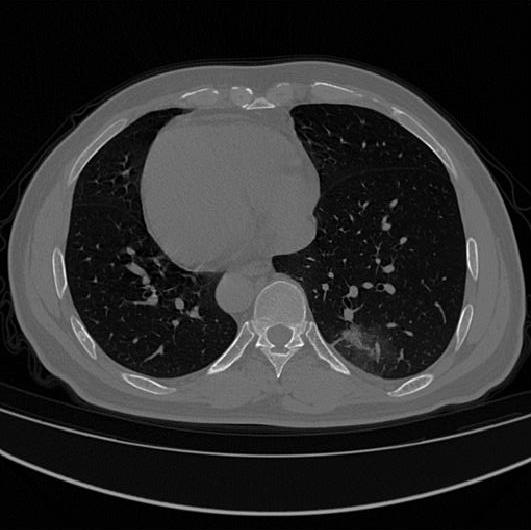
%> input picture ACL_Image/100.png, 531 x 530 px; its folder holds only this picture in this run
$ octave ACL.m   (GNU Octave 9; MATLAB toolbox functions it lacks are replaced by stand-ins)
%> lines starting %> are read from the running program, lines starting %| are printed output that depends on the picture; in (x1, y1, x2, y2) boxes, pixels count from 0 and x2, y2 are one past the last pixel; in counts of white or black regions, pixels touching at a corner belong together; the program's own positions count from 1
### lung_seg.m
function I1=lung_seg(img)
[~,~,z]=size(img);

if z>1
    I=rgb2gray(img);
else
    I=img;
end

tI=IterationThreshold(I,1);%全局阈值
se=strel('disk',5);
tI=~tI;%取反
tI=imclose(tI,se);%闭运算
tI=~tI;%取反
tI=getConnectionArea(tI);%获取最大连通区域
hI=imfill(tI,'holes');%孔洞填充
[x_hI,y_hI] = size(hI);
lung_white = [];

for i=1:x_hI
    for j=1:y_hI
        if hI(i,j)>0
            lung_white = [lung_white,I(i,j)];
        end
    end
end

thresh=segmentation2(lung_white);
tI=im2bw(I,thresh(3));
tI=~tI;%取反
se=strel('disk',5);
tI=imclose(tI,se);%闭运算
tI=~tI;%取反
tI=getConnectionArea(tI);%获取最大连通区域
hI=imfill(tI,'holes');%孔洞填充
tI=hI-tI;%掩膜相减
I1=deleteConnectionArea(tI,3000);
end

### IterationThreshold.m
function [OI]=IterationThreshold(II,TF)
%迭代阈值法
%初始阈值为平均值，之后进行迭代直至稳定
%II为输入图像，OI为输出图像
%TF为真假，为真时高于阈值的像素为1，为假时高于阈值的像素为0

T0=mean(mean(II));
[x,y]=size(II);
OI=II;
tOriginal=T0;
b=1;
while(b)
    ifg=0;
    ibg=0;
    fnum=0;
    bnum=0;
    for i=1:x
        for j=1:y
            temp=II(i,j);
            if(temp>=tOriginal)
                ifg=ifg+1;
                fnum=fnum+double(temp);
            else
                ibg=ibg+1;
                bnum=bnum+double(temp);
            end
        end
    end
    zo=fnum/ifg;
    zb=bnum/ibg;
    if(tOriginal==(uint16((zo+zb)/2)))
        b=0;
    else
        tOriginal=uint16((zo+zb)/2);
    end
end
T0=tOriginal;
for i=1:x
    for j=1:y
        if II(i,j)>T0
            OI(i,j)=1*TF;
        end
        if II(i,j)<=T0
            OI(i,j)=0*TF;
        end
    end
end
end

### getConnectionArea.m
function OI=getConnectionArea(II)
%最大连通分量的提取
%II为输入二值图像，OI为输出图像
    L=bwlabel(II,4);
    OI=II;
    stats = regionprops(L);
    Ar = cat(1, stats.Area);
    ind=find(Ar==max(Ar));
    if sum(sum(L))~=0
        OI(L~=ind(1))=0;%将其他区域置为0
    end
end

### segmentation2.m
function thresh=segmentation2(img)
[~,~,z]=size(img);
if z>1
    I1=rgb2gray(img);
else
    I1=img;
end
thresh1=graythresh(I1);
[x,y]=size(I1);
I2=I1;
thresh_image_1=[];

for i=1:x
    for j=1:y
        if I2(i,j)<=thresh1*255
            thresh_image_1=[thresh_image_1,I2(i,j)];
        end
    end
end

thresh2=graythresh(thresh_image_1);
I3=I2;
thresh_image_2=[];

for i=1:x
    for j=1:y
        if I3(i,j)<thresh2*255
            I3(i,j)=0;
        end
        if I3(i,j)>=thresh2*255
            thresh_image_2=[thresh_image_2,I3(i,j)];
        end
    end
end

thresh3=graythresh(thresh_image_2);
thresh=[thresh1,thresh2,thresh3];
end

### deleteConnectionArea.m
function OI=deleteConnectionArea(II,S)
%最大连通分量的提取
%II为输入二值图像，OI为输出图像
    L=bwlabel(II,4);
    OI=II;
    stats = regionprops(L);
    Ar = cat(1, stats.Area);
    ind = find(Ar<S);
    x=size(ind,1);
    for i=1:x
        OI(L==ind(i))=0;%将其他区域置为0
    end
end

### contrast.m
function cg = contrast(f) %f为输入图像，cg为输出的对比度数值
[~,~,z]=size(f);
if z>1
    f=rgb2gray(f);
end
[m,n] = size(f);%求原始图像的行数m和列数n
g = padarray(f,[1 1],'symmetric','both');%对原始图像进行扩展，比如50*50的图像，扩展后变成52*52的图像，
%扩展只是对原始图像的周边像素进行复制的方法进行
[r,c] = size(g);%求扩展后图像的行数r和列数c
g = double(g); %把扩展后图像转变成双精度浮点数
k = 0; %定义一数值k，初始值为0
for i=2:r-1
    for j=2:c-1
        k = k+(g(i,j-1)-g(i,j))^2+(g(i-1,j)-g(i,j))^2+(g(i,j+1)-g(i,j))^2+(g(i+1,j)-g(i,j))^2;
    end
end
cg = k/(4*(m-2)*(n-2)+3*(2*(m-2)+2*(n-2))+4*2);%求原始图像对比度

### ACL.m
clear
clc

block_lung_min=1000;
f=ones(9)/81;
conn=8;
every_thresh=zeros([3400,4]);

A='ACL_Image\';%数据集地址
B='ACL_GroundTrue\';%GroundTrue地址
t=dir(A);
tt=struct2cell(t)';
[xx,~]=size(tt);
for img=3:xx
    name=tt(img,1);
    image=imread(strcat(A,name{1,1}));
%> image is the input picture: size 530x531x3 uint8; min 0, max 255, mean 45.2
    gt=imread(strcat(B,name{1,1}));%标签

    lung=lung_seg(image);
%> in IterationThreshold, `T0=mean(mean(II));`: T0 = 45.22
%> the loop in IterationThreshold, `while(b)` made 3 passes
%> (zo, zb, tOriginal) on passes 1 to 2: (106.2, 9.6, 58), (107.5, 10.15, 59)
%> (zo, zb) on pass 3: (107.6, 10.19)
%> after the loop in IterationThreshold, `while(b)`: b = 0
%> in IterationThreshold, `T0=tOriginal;`: T0 = 59
%> after the loop in IterationThreshold, `for i=1:x`:
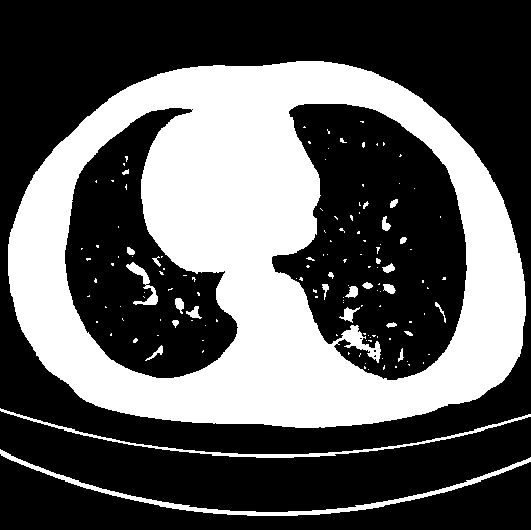
%> OI: size 530x531 uint8; values 0 (black) and 1 (white), 35.9% white; 138 white regions (111 under 20 px), largest, box (x1, y1, x2, y2) and area: (8, 61, 526, 428) 94774, (0, 449, 531, 516) 2456, (0, 408, 531, 458) 1578
%> in lung_seg, `tI=imclose(tI,se);`: tI: size 530x531 logical; 66.4% white; 6 black regions (2 under 20 px), largest, box (x1, y1, x2, y2) and area: (8, 61, 526, 428) 94126, (343, 329, 361, 346) 225, (344, 309, 353, 320) 87, (148, 295, 158, 305) 82
%> in lung_seg, `tI=~tI;`: tI: size 530x531 logical; 33.6% white; 6 white regions (2 under 20 px)
%> in getConnectionArea, `L=bwlabel(II,4);`:
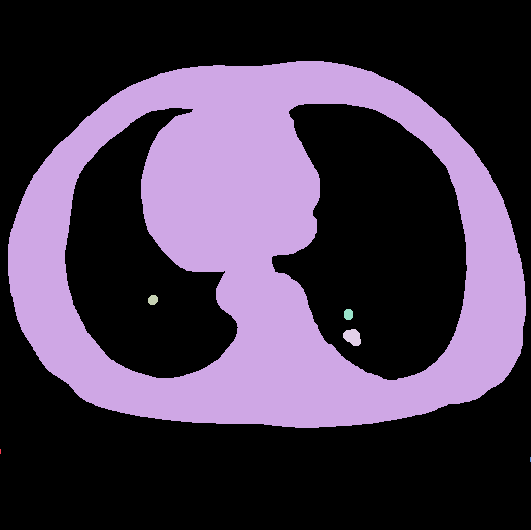
%> L: size 530x531 double; 7 distinct labels, from 0 to 6; one colour per label, 0 black
%> in getConnectionArea, `stats = regionprops(L);`: stats = 6 regions; box (x1, y1, x2, y2), Area and Centroid: (8, 61, 526, 428) 94126 [260.4 253.3], (343, 329, 361, 346) 225 [353.2 337.7], (344, 309, 353, 320) 87 [349 315], (148, 295, 158, 305) 82 [153.5 300.5], (0, 449, 1, 454) 5 [1 452], (530, 457, 531, 462) 5 [531 460]
%> in getConnectionArea, `Ar = cat(1, stats.Area);`: Ar = [5; 94126; 82; 225; 87; 5]
%> in getConnectionArea, `ind=find(Ar==max(Ar));`: ind = 2
%> in getConnectionArea, `OI(L~=ind(1))=0;`: OI: size 530x531 logical; 33.4% white; 1 white region, box (x1, y1, x2, y2) and area: (8, 61, 526, 428) 94126
%> in lung_seg, `hI=imfill(tI,'holes');`: hI: size 530x531 logical; 55.3% white; 1 black region, box (x1, y1, x2, y2) and area: (0, 0, 531, 530) 125760
%> in segmentation2, `thresh1=graythresh(I1);`: thresh1 = 0.243
%> in segmentation2, `thresh2=graythresh(thresh_image_1);`: thresh2 = 0.102
%> in segmentation2, `thresh3=graythresh(thresh_image_2);`: thresh3 = 0.29
%> in segmentation2, `thresh=[thresh1,thresh2,thresh3];`: thresh = [0.243 0.102 0.29]
%> in lung_seg, `tI=im2bw(I,thresh(3));`: tI: size 530x531 logical; 35.1% white; 89 white regions (64 under 20 px), largest, box (x1, y1, x2, y2) and area: (8, 61, 526, 428) 93650, (0, 449, 531, 516) 2239, (0, 409, 531, 458) 1372
%> in lung_seg, `tI=imclose(tI,se);`:
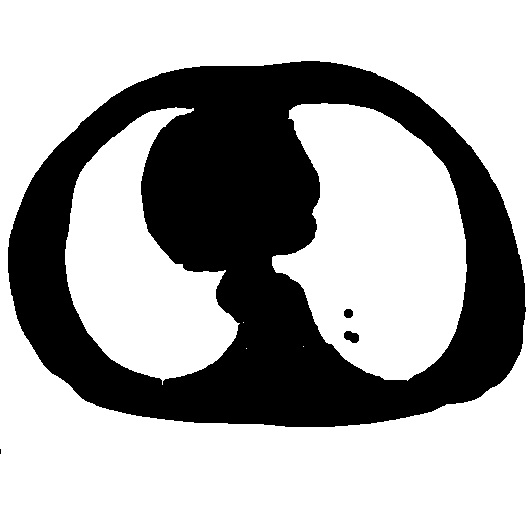
%> tI: size 530x531 logical; 66.8% white; 4 black regions (1 under 20 px), largest, box (x1, y1, x2, y2) and area: (8, 61, 526, 427) 93198, (344, 331, 359, 343) 132, (344, 309, 353, 318) 69
%> in lung_seg, `tI=~tI;`: tI: size 530x531 logical; 33.2% white; 4 white regions (1 under 20 px)
%> in getConnectionArea (call 2), `L=bwlabel(II,4);`: L: size 530x531 double; 5 distinct labels, from 0 to 4
%> in getConnectionArea (call 2), `stats = regionprops(L);`: stats = 4 regions; box (x1, y1, x2, y2), Area and Centroid: (8, 61, 526, 427) 93198 [260.4 253.2], (344, 331, 359, 343) 132 [352.2 337.4], (344, 309, 353, 318) 69 [349 314], (0, 449, 1, 454) 5 [1 452]
%> in getConnectionArea (call 2), `OI(L~=ind(1))=0;`: OI: size 530x531 logical; 33.1% white; 1 white region, box (x1, y1, x2, y2) and area: (8, 61, 526, 427) 93198
%> in lung_seg, `hI=imfill(tI,'holes');`: hI: size 530x531 logical; 55.2% white; 1 black region, box (x1, y1, x2, y2) and area: (0, 0, 531, 530) 126175
%> in lung_seg, `tI=hI-tI;`: tI: size 530x531 double; values 0 (black) and 1 (white), 22.1% white; 5 white regions (3 under 20 px)
%> in deleteConnectionArea, `L=bwlabel(II,4);`:
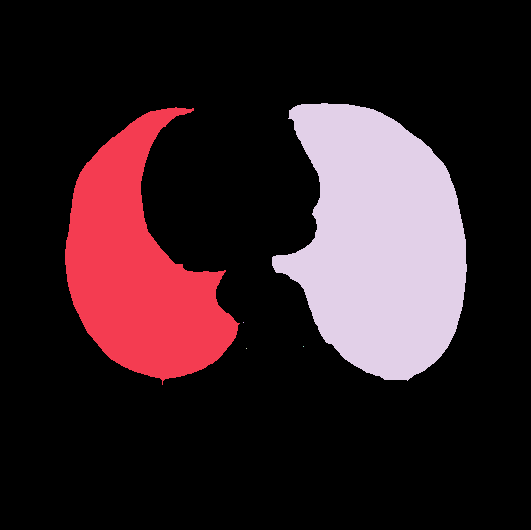
%> L: size 530x531 double; 6 distinct labels, from 0 to 5; one colour per label, 0 black
%> in deleteConnectionArea, `stats = regionprops(L);`: stats = 5 regions; box (x1, y1, x2, y2), Area and Centroid: (272, 103, 467, 381) 36901 [379.9 242.6], (65, 107, 240, 385) 25153 [138.8 269], (243, 322, 244, 323) 1 [244 323], (246, 348, 247, 349) 1 [247 349], (303, 346, 304, 347) 1 [304 347]
%> in deleteConnectionArea, `Ar = cat(1, stats.Area);`: Ar = [25153; 1; 1; 36901; 1]
%> in deleteConnectionArea, `ind = find(Ar<S);`: ind = [2; 3; 5]
%> in deleteConnectionArea, `x=size(ind,1);`: x = 3
%> the loop in deleteConnectionArea, `for i=1:x` made 3 passes
%> after the loop in deleteConnectionArea, `for i=1:x`: OI: size 530x531 double; values 0 (black) and 1 (white), 22% white; 2 white regions
    precision=50;
    duibidu_image=contrast(image);
%> after the loop in contrast, `for i=2:r-1`: k = 120312244
%> in contrast, `cg = k/(4*(m-2)*(n-2)+3*(2*(m-2)+2*(n-2))+4*2);`: cg = 107.1
%> duibidu_image = 107.1

    if sum(sum(lung))>block_lung_min%无肺区域不分割
        lung=lung_seg(image);
%> the loop in IterationThreshold (call 2), `while(b)` made 3 passes
%> in getConnectionArea (call 3), `stats = regionprops(L);`: stats = 6 regions; box (x1, y1, x2, y2), Area and Centroid: (8, 61, 526, 428) 94126 [260.4 253.3], (343, 329, 361, 346) 225 [353.2 337.7], (344, 309, 353, 320) 87 [349 315], (148, 295, 158, 305) 82 [153.5 300.5], (0, 449, 1, 454) 5 [1 452], (530, 457, 531, 462) 5 [531 460]
%> in getConnectionArea (call 4), `stats = regionprops(L);`: stats = 4 regions; box (x1, y1, x2, y2), Area and Centroid: (8, 61, 526, 427) 93198 [260.4 253.2], (344, 331, 359, 343) 132 [352.2 337.4], (344, 309, 353, 318) 69 [349 314], (0, 449, 1, 454) 5 [1 452]
%> in deleteConnectionArea (call 2), `stats = regionprops(L);`: stats = 5 regions; box (x1, y1, x2, y2), Area and Centroid: (272, 103, 467, 381) 36901 [379.9 242.6], (65, 107, 240, 385) 25153 [138.8 269], (243, 322, 244, 323) 1 [244 323], (246, 348, 247, 349) 1 [247 349], (303, 346, 304, 347) 1 [304 347]
%> the loop in deleteConnectionArea (call 2), `for i=1:x` made 3 passes
        str=strel('disk',5);
        lung=imerode(lung,str);
%> lung: size 530x531 double; values 0 (black) and 1 (white), 19.6% white; 2 white regions, box (x1, y1, x2, y2) and area: (276, 107, 463, 376) 33452, (69, 112, 234, 375) 21753
        [x,y]=size(lung);
%> x = 530; y = 531
        a = sum(lung,1);
%> a = 531 values, max 256 at index 368, min 0 at index 1, mean 104
        tmp = a>0;
%> tmp = 531 logical values, 352 true
        loc = find(tmp==1);
%> loc = 352 values from 70 to 463
        y_left = loc(1);
%> y_left = 70
        y_right = loc(size(loc,2));
%> y_right = 463
        a = sum(lung,2);
%> a = 530 values, max 313 at index 277, min 0 at index 1, mean 104.2
        tmp = a>0;
%> tmp = 530 logical values, 269 true
        loc = find(tmp==1);
%> loc = 269 values from 108 to 376
        x_up = loc(1);
%> x_up = 108
        x_down = loc(size(loc,1));
%> x_down = 376
        lung_cut = lung(x_up:x_down,y_left:y_right);
%> lung_cut: size 269x394 double; values 0 (black) and 1 (white), 52.1% white; 3 black regions, box (x1, y1, x2, y2) and area: (0, 0, 317, 269) 44993, (257, 0, 394, 159) 4203, (338, 163, 394, 269) 1585
        image_cut = image(x_up:x_down,y_left:y_right,:);
        [row,col] = size(lung_cut);
%> row = 269; col = 394
        half_col = floor(col/2.0);
%> half_col = 197
        half_row = floor(row/2.0);
%> half_row = 134

        if duibidu_image<300
            all_thresh=[];
            step_col = floor(col*0.5)-1;
%> step_col = 196
            step_row =  floor(row*0.5)-1;
%> step_row = 133
            window_row = floor(row*0.5);
%> window_row = 134
            window_col = floor(col*0.5);
%> window_col = 197

            for i=1:step_row:row - window_row
                for j=1:step_col:col - window_col
                    flag = sum(sum(lung_cut(i:i + window_row-1,j:j + window_col-1,:)));
                    %当前子块的肺部像素和
                    if flag>block_lung_min
                        tmp = image_cut(i:i + window_row-1,j:j + window_col-1,:);
                        %imshow(tmp);
                        all_thresh = [all_thresh;segmentation2(tmp)];
                    end
                end
            end
%> after the loop, all_thresh = [0.243 0.0941 0.282; 0.231 0.0824 0.267; 0.251 0.102 0.294; 0.271 0.118 0.325]

            %% 上色
            [x_image_cut,y_image_cut,~]=size(image_cut);
%> x_image_cut = 269; y_image_cut = 394
            flag_map=zeros([x_image_cut,y_image_cut]);

            for i=1:step_row:row - half_row
                for j=1:step_col:col - half_col
                    flag = sum(sum(lung_cut(i:i + half_row-1,j:j + half_col-1,:)));
                    if flag>block_lung_min
                        if size(all_thresh,1)>1
                            max_thresh = max(all_thresh);
                        end
                        if size(all_thresh,1)==1
                            max_thresh = all_thresh;
                        end
                        tmp = image_cut(i:i + half_row-1,j:j + half_col-1,:);
                        ill = segmentation3(tmp,max_thresh);
                        class=segmentation4(tmp,ill);
                        %         imshow(class);
                        [x_class,y_class,~]=size(class);

                        for m=1:x_class
                            for n=1:y_class
                                if class(m,n,3)==100%病灶
                                    flag_map(i+m,j+n)=flag_map(i+m,j+n)+1;
                                end
                                if class(m,n,3)==200%正常
                                    flag_map(i+m,j+n)=flag_map(i+m,j+n)-1;
                                end
                            end
                        end

                        [~,~,class_z]=size(class);

                        if class_z==3
                            tmp = class(:,:,:);
                        end
                    end
                end
            end
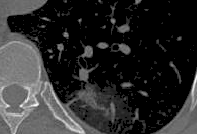
%> ill: size 134x197 uint8; min 0, max 251, mean 43.5
%> after the loop, class_z = 3; max_thresh = [0.271 0.118 0.325]; x_class = 134; y_class = 197

            for i=1:step_row:row - half_row
                for j=1:step_col:col - half_col
                    flag = sum(sum(lung_cut(i:i + half_row-1,j:j + half_col-1,:)));
                    if flag>block_lung_min
                        if size(all_thresh,1)>1
                            max_thresh = max(all_thresh);
                        end
                        if size(all_thresh,1)==1
                            max_thresh = all_thresh;
                        end
                        tmp = image_cut(i:i + half_row-1,j:j + half_col-1,:);
                        ill = segmentation3(tmp,max_thresh);
                        class=segmentation4(tmp,ill);
                        [x_class,y_class,~]=size(class);

                        for m=1:x_class
                            for n=1:y_class
                                if class(m,n,3)==100 || class(m,n,3)==200%病灶
                                    flag_map(i+m,j+n)=flag_map(i+m,j+n)+1;
                                end
                            end
                        end

                        [~,~,class_z]=size(class);
                        if class_z==3
                            tmp = class(:,:,:);
                        end
                    end
                end
            end
            ill_aera=zeros([x_image_cut,y_image_cut]);
            normal_aera=zeros([x_image_cut,y_image_cut]);

            for i=1:x_image_cut
                for j=1:y_image_cut
                    if flag_map(i,j)>0
                        ill_aera(i,j)=1;
                    end
                    if flag_map(i,j)<=0
                        normal_aera(i,j)=1;
                    end
                end
            end
%> ill_aera: size 269x394 double; values 0 (black) and 1 (white), 7.7% white; 556 white regions (486 under 20 px), largest, box (x1, y1, x2, y2) and area: (250, 174, 343, 268) 2260, (113, 164, 158, 193) 358, (52, 140, 94, 193) 201

            ill_aera = bwareaopen(ill_aera,precision,conn);%去除小连通域
            if duibidu_image<=100
                swell=strel('square',1);
                normal_aera=imdilate(normal_aera,swell);%膨胀正常区域
                for i=1:x_image_cut
                    for j=1:y_image_cut
                        if normal_aera(i,j)==1
                            ill_aera(i,j)=0;%削减正常区域极其边缘
                        end
                    end
                end
                ill_aera = bwareaopen(ill_aera,precision*2,conn);%去除小连通域
                ill_aera=imfilter(ill_aera,f);%均值滤波正常区域
                ill_aera = bwareaopen(ill_aera,precision,conn);%去除小连通域
            else
                ill_aera = bwareaopen(ill_aera,precision*2,conn);%去除中等连通域
                ill_aera=imfilter(ill_aera,f);%均值滤波正常区域
%> ill_aera: size 269x394 logical; 2.3% white; 7 white regions (1 under 20 px), largest, box (x1, y1, x2, y2) and area: (264, 216, 333, 268) 2138, (136, 166, 155, 177) 166, (89, 147, 98, 156) 43, (92, 159, 98, 168) 38, (122, 168, 130, 174) 29, (225, 172, 234, 177) 21
                ill_aera = bwareaopen(ill_aera,precision,conn);%去除小连通域
%> ill_aera: size 269x394 logical; 2.2% white; 2 white regions, box (x1, y1, x2, y2) and area: (264, 216, 333, 268) 2138, (136, 166, 155, 177) 166
            end

            for i=1:x_image_cut
                for j=1:y_image_cut
                    if ill_aera(i,j)==1
                        image_cut(i,j,1)=255;
                    end
                end
            end
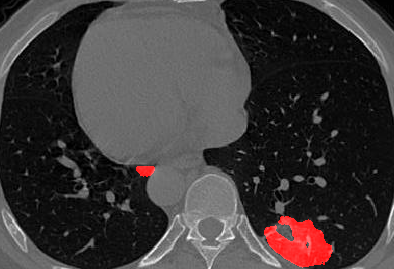
%> image_cut: size 269x394x3 uint8; mean R, G, B 62.6, 58.1, 58.1

            ill_image=image;
            ill_image(x_up:x_down,y_left:y_right,:)=image_cut(:,:,:);
%> ill_image: size 530x531x3 uint8; 0.82% of pixels changed, all inside (x1, y1, x2, y2) = (205, 273, 402, 375)

            for i=1:x
                for j=1:y
                    if lung(i,j)==0
                        ill_image(i,j,:)=image(i,j,:);
                    end
                end
            end%还原其他部分
%> ill_image: size 530x531x3 uint8; mean R, G, B 46.7, 45.2, 45.2

            right=zeros(x,y);

            for i=1:x
                for j=1:y
                    if ill_image(i,j,1)==255
                        right(i,j)=1;
                    end
                end
            end
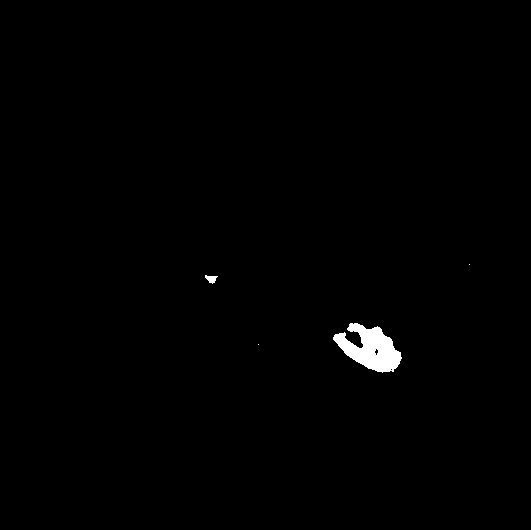
%> right: size 530x531 double; values 0 (black) and 1 (white), 0.7% white; 4 white regions (2 under 20 px), largest, box (x1, y1, x2, y2) and area: (333, 323, 402, 373) 1895, (205, 275, 218, 284) 67

        else %对比度>300
            gray_image=rgb2gray(image);
            lung_image=gray_image;
            ill_image=image;
            ill_aera=zeros([x,y]);

            for i=1:x
                for j=1:y
                    if lung(i,j)==0
                        lung_image(i,j)=0;
                    end
                end
            end

            thresh_special=segmentation2(lung_image);
            ill_aera=zeros(x,y);

            for i=1:x
                for j=1:y
                    if lung_image(i,j)>thresh_special(3)*255
                        ill_aera(i,j)=1;
                    end
                end
            end

            ill_aera = bwareaopen(ill_aera,precision,conn);%去除中等连通域
            ill_aera=imfilter(ill_aera,f);%均值滤波正常区域
            ill_aera = bwareaopen(ill_aera,precision,conn);%去除小连通域

            for i=1:x
                for j=1:y
                    if ill_aera(i,j)>0
                        ill_image(i,j,1)=255;
                    end
                end
            end

            right=ill_aera;
            SE=strel('disk',2);
            lung=imerode(lung,SE);

            for i=1:x
                for j=1:y
                    if lung(i,j)==0
                        ill_image(i,j,:)=image(i,j,:);
                    end
                end
            end%还原其他部分
        end
        subplot(131)
        imshow(image);
        title('Image')
        subplot(132)
        imshow(ill_image);
        title('ACL')
        subplot(133)
        imshow(gt);
        title('GroundTrue');
        hold on
        pause(0.01)
        fprintf('%s\n',strcat('当前第',num2str(img-2),'/',num2str(xx-2),'张已完成。'));
    else
        fprintf('%s\n',strcat('当前第',num2str(img-2),'/',num2str(xx-2),'张已完成。'));
    end
end
